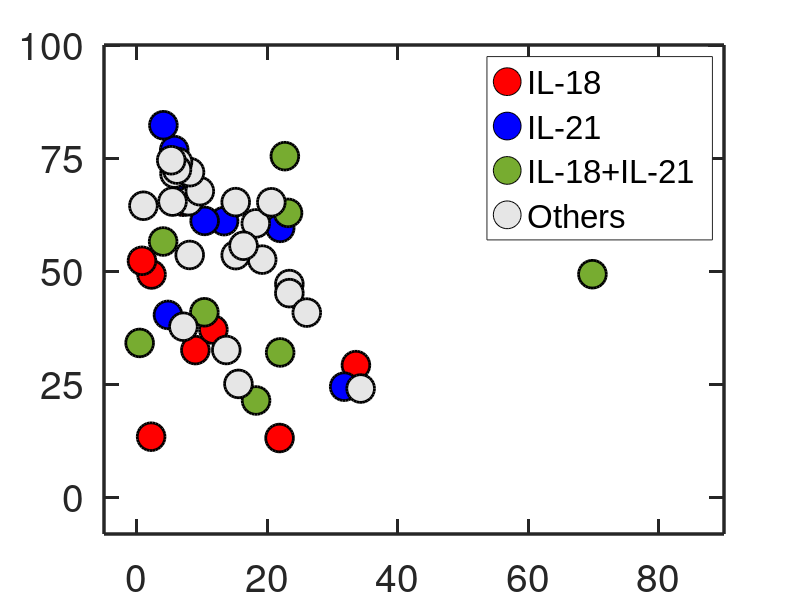

Reproduce this figure in MATLAB.
%2nd October 2023
%8th September 2023

% %CD107 expressions (at day 10) vs fold change (at day 9)
clear all;

load tagged_absolute_MFI_cyto_receptor.dat
A=tagged_absolute_MFI_cyto_receptor(:,:)

%CD107 expressions in the presence of the ligands
% A(2,:)=[] %only for HepG2
A(49:end,:)=[] %only for huh7

FC=A(:,1); %Fold change in Day 9

HEPG2= A(:,2) %CD107 expressions in presence of HepG2 at day 10
PLC= A(:,3); %CD107 expressions in presence of PLC at day 10
SNU= A(:,4) ;%CD107 expressions in presence of SNU475 at day 10
HUH= A(1:48,5); %CD107 expressions in presence of HUH7 at day 10
IL_tag=A(:,15);

% title(['HepG2', 'FontSize', 14);
    set(gca, 'FontSize', 28);
    
%     xlabel("Fold change",'FontSize',22)
%      ylabel(" PLC : CD107 %",'FontSize',22)
%      ylabel(" HepG2 : CD107 %",'FontSize',22)
%      ylabel(" HUH : CD107 %",'FontSize',22)
%       ylabel(" SNU : CD107 %",'FontSize',22)

ymax=100
    % Set the y-axis range to 0 to 90
ylim([-8, ymax]);
xlim([-5, 90]);

% % Set the number of y-axis ticks
% xdesiredNumTicks = 4; % Change this to the number of ticks you want
% xticks(linspace(0, max(X(:,i)), xdesiredNumTicks));

% Set the number of y-axis ticks
ydesiredNumTicks = 5; % Change this to the number of ticks you want
yticks(linspace(0, ymax, ydesiredNumTicks));

% plot(FC,HEPG2,'ro','LineWidth',3,'MarkerSize',10)

   %mention the cell line
%    Y=SNU
%    Y=PLC
%    Y=HEPG2
    Y=HUH
[R,P]=corrcoef(FC,Y)
% 
% %labelled plot
    hold on
%     
    
    l1=1
    l2=1
    l3=1
    l4=1
    aa=[]
    bb=[]
    ab=[]
    neu=[]

 
    
    for k =1:size(FC) %32
        if (IL_tag(k)== 1) %IL-18
            aa(l1,:)=[FC(k),Y(k)];
            l1=l1+1;
        elseif (IL_tag(k)== 2) %IL-21
            bb(l2,:)=[FC(k),Y(k)];
            l2=l2+1;
            
        elseif (IL_tag(k)== 12) %IL-21
            ab(l3,:)=[FC(k),Y(k)];
            l3=l3+1;
        elseif (IL_tag(k)== 0) %others
            neu(l4,:)=[FC(k),Y(k)];
            l4=l4+1;
        end
    end
    disp('IL-18 group (A)')
    aa
    disp('IL-21 group (B)')
    bb   
    disp('IL-21/18 group (AB)')
    ab
    disp('Others')
    neu
    
    
     marker_size=400
   scatter(aa(:,1),aa(:,2), marker_size, 'MarkerFaceColor', 'r', 'MarkerEdgeColor', 'k','LineWidth', 2);
    hold on;
    scatter(bb(:,1),bb(:,2), marker_size, 'MarkerFaceColor', [ 0 0 1], 'MarkerEdgeColor', 'k','LineWidth', 2);
    hold on;
    scatter(ab(:,1),ab(:,2), marker_size, 'MarkerFaceColor', [0.4660 0.6740 0.1880], 'MarkerEdgeColor', 'k','LineWidth', 2);
    hold on;
    scatter(neu(:,1),neu(:,2), marker_size, 'MarkerFaceColor', [0.9 0.9 0.9], 'MarkerEdgeColor', 'k','LineWidth', 2);
    hold on;


     legend('FontName', 'Arial','Fontsize', 24);
  legend('IL-18', 'IL-21 ', 'IL-18+IL-21 ', 'Others ');
    
      % You can also set the line width of the box around the axes, if desired
    set(gca, 'Box', 'on', 'LineWidth', 2.5);
    % Set the tick size for the x-axis and y-axis
    set(gca, 'TickLength', [0.025, 0.025]);

  